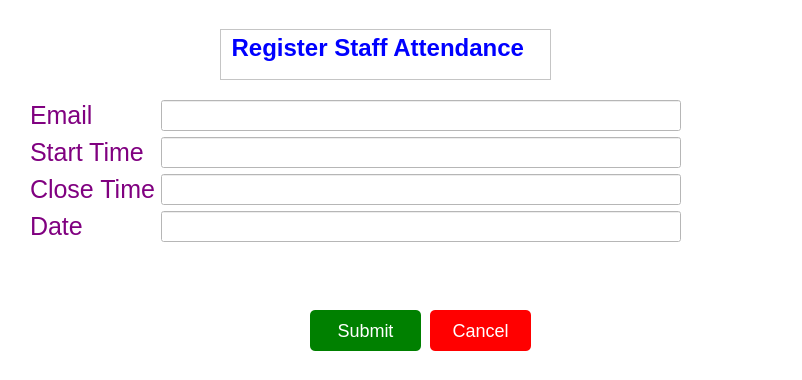
<?xml version="1.0" encoding="UTF-8"?>
<ui version="4.0">
 <class>RegisterAttendance</class>
 <widget class="QWidget" name="RegisterAttendance">
  <property name="geometry">
   <rect>
    <x>0</x>
    <y>0</y>
    <width>802</width>
    <height>380</height>
   </rect>
  </property>
  <property name="windowTitle">
   <string>Form</string>
  </property>
  <property name="styleSheet">
   <string notr="true">background-image: url(:/assets/assets/plan.jpg);
font-size: 16px;
color: black;
background-color: white;</string>
  </property>
  <widget class="QWidget" name="formLayoutWidget">
   <property name="geometry">
    <rect>
     <x>30</x>
     <y>100</y>
     <width>651</width>
     <height>191</height>
    </rect>
   </property>
   <layout class="QFormLayout" name="formLayout">
    <property name="bottomMargin">
     <number>0</number>
    </property>
    <item row="0" column="0">
     <widget class="QLabel" name="emailLabel">
      <property name="styleSheet">
       <string notr="true">color: purple;
font-size: 25px;
font: Arial;</string>
      </property>
      <property name="text">
       <string>Email</string>
      </property>
     </widget>
    </item>
    <item row="0" column="1">
     <widget class="QLineEdit" name="emailInp">
      <property name="styleSheet">
       <string notr="true">height: 25px;
color: black;
font: italic;</string>
      </property>
     </widget>
    </item>
    <item row="1" column="0">
     <widget class="QLabel" name="startTimeLabel">
      <property name="styleSheet">
       <string notr="true">color: purple;
font-size: 25px;
font: Arial;</string>
      </property>
      <property name="text">
       <string>Start Time</string>
      </property>
     </widget>
    </item>
    <item row="1" column="1">
     <widget class="QLineEdit" name="startTimeInp">
      <property name="styleSheet">
       <string notr="true">height: 25px;
color: black;
font: italic;</string>
      </property>
     </widget>
    </item>
    <item row="2" column="0">
     <widget class="QLabel" name="closeTimeLabel">
      <property name="styleSheet">
       <string notr="true">color: purple;
font-size: 25px;
font: Arial;</string>
      </property>
      <property name="text">
       <string>Close Time</string>
      </property>
     </widget>
    </item>
    <item row="2" column="1">
     <widget class="QLineEdit" name="closeTimeInp">
      <property name="styleSheet">
       <string notr="true">height: 25px;
color: black;
font: italic;</string>
      </property>
     </widget>
    </item>
    <item row="3" column="0">
     <widget class="QLabel" name="dateLabel">
      <property name="styleSheet">
       <string notr="true">color: purple;
font-size: 25px;
font: Arial;</string>
      </property>
      <property name="text">
       <string>Date</string>
      </property>
     </widget>
    </item>
    <item row="3" column="1">
     <widget class="QLineEdit" name="dateInp">
      <property name="styleSheet">
       <string notr="true">height: 25px;
color: black;
font: italic;
font-size: 16px;</string>
      </property>
     </widget>
    </item>
   </layout>
  </widget>
  <widget class="QPushButton" name="pushButton">
   <property name="geometry">
    <rect>
     <x>310</x>
     <y>310</y>
     <width>111</width>
     <height>41</height>
    </rect>
   </property>
   <property name="styleSheet">
    <string notr="true">opacity: 1;
 padding: 10px;
 box-shadow: 2px 2px grey;
 font-size: 18px;
 color: white;
 background: green; 
border-radius: 5px;
z-index: 1;</string>
   </property>
   <property name="text">
    <string>Submit</string>
   </property>
  </widget>
  <widget class="QTextEdit" name="textEdit">
   <property name="geometry">
    <rect>
     <x>220</x>
     <y>29</y>
     <width>331</width>
     <height>51</height>
    </rect>
   </property>
   <property name="styleSheet">
    <string notr="true">color: blue;</string>
   </property>
   <property name="html">
    <string>&lt;!DOCTYPE HTML PUBLIC &quot;-//W3C//DTD HTML 4.0//EN&quot; &quot;http://www.w3.org/TR/REC-html40/strict.dtd&quot;&gt;
&lt;html&gt;&lt;head&gt;&lt;meta name=&quot;qrichtext&quot; content=&quot;1&quot; /&gt;&lt;style type=&quot;text/css&quot;&gt;
p, li { white-space: pre-wrap; }
&lt;/style&gt;&lt;/head&gt;&lt;body style=&quot; font-family:'MS Shell Dlg 2'; font-size:16px; font-weight:400; font-style:normal;&quot;&gt;
&lt;h2 style=&quot; margin-top:16px; margin-bottom:12px; margin-left:0px; margin-right:0px; -qt-block-indent:0; text-indent:0px;&quot;&gt;&lt;span style=&quot; font-size:8pt; font-weight:600; color:#0000ff;&quot;&gt; Register Staff Attendance&lt;/span&gt;&lt;/h2&gt;&lt;/body&gt;&lt;/html&gt;</string>
   </property>
  </widget>
  <widget class="QPushButton" name="pushButton_2">
   <property name="geometry">
    <rect>
     <x>430</x>
     <y>310</y>
     <width>101</width>
     <height>41</height>
    </rect>
   </property>
   <property name="styleSheet">
    <string notr="true">opacity: 1;
 padding: 10px;
 box-shadow: 2px 2px grey;
 font-size: 18px;
 color: white;
 background: red; 
border-radius: 5px;
z-index: 1;
</string>
   </property>
   <property name="text">
    <string>Cancel</string>
   </property>
  </widget>
 </widget>
 <resources/>
 <connections/>
</ui>
